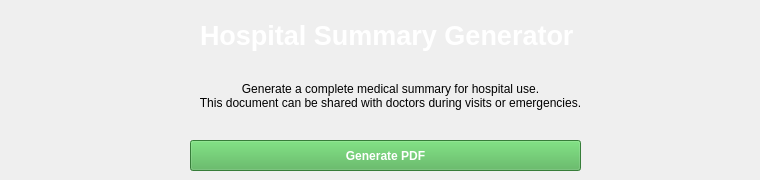
      <widget class="QWidget" name="tab_4">
       <attribute name="title">
        <string>Hospital Summary</string>
       </attribute>
       <widget class="QLabel" name="label_25">
        <property name="geometry">
         <rect>
          <x>30</x>
          <y>70</y>
          <width>721</width>
          <height>51</height>
         </rect>
        </property>
        <property name="text">
         <string>Generate a complete medical summary for hospital use.
This document can be shared with doctors during visits or emergencies.</string>
        </property>
        <property name="alignment">
         <set>Qt::AlignmentFlag::AlignCenter</set>
        </property>
       </widget>
       <widget class="QLabel" name="label_26">
        <property name="geometry">
         <rect>
          <x>200</x>
          <y>20</y>
          <width>381</width>
          <height>31</height>
         </rect>
        </property>
        <property name="styleSheet">
         <string notr="true">QLabel {
    font-size: 20pt;
    font-weight: bold;
color:white;

}</string>
        </property>
        <property name="text">
         <string>Hospital Summary Generator</string>
        </property>
       </widget>
       <widget class="QPushButton" name="btnGenerateHospitalPDF">
        <property name="geometry">
         <rect>
          <x>190</x>
          <y>140</y>
          <width>391</width>
          <height>31</height>
         </rect>
        </property>
        <property name="cursor">
         <cursorShape>PointingHandCursor</cursorShape>
        </property>
        <property name="styleSheet">
         <string notr="true">QPushButton{background-color: #4CAF50;
color: white;
bodder-radius: 8px;
padding: 8px 16px;
font-weight: bold;
}
QPushButton:hover{
background-color: #45A049;}
QPushButton:pressed{
background-color: #3E8E41;
}</string>
        </property>
        <property name="text">
         <string>Generate PDF</string>
        </property>
       </widget>
      </widget>
